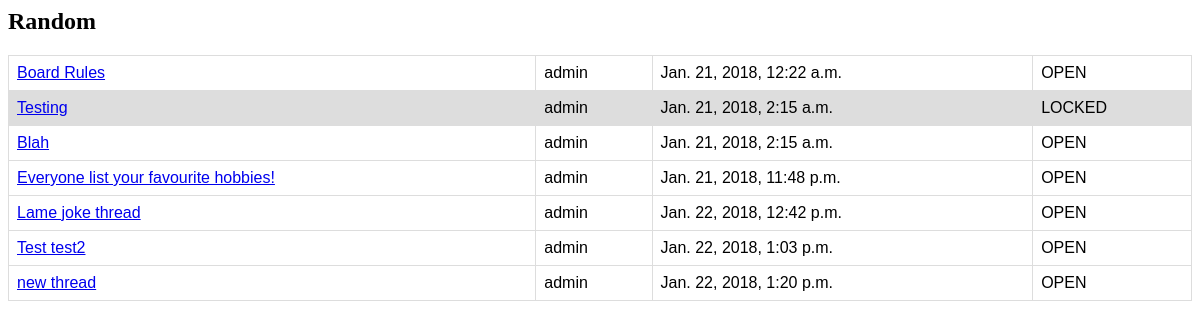
The app's page /msgboard/1/, older data.
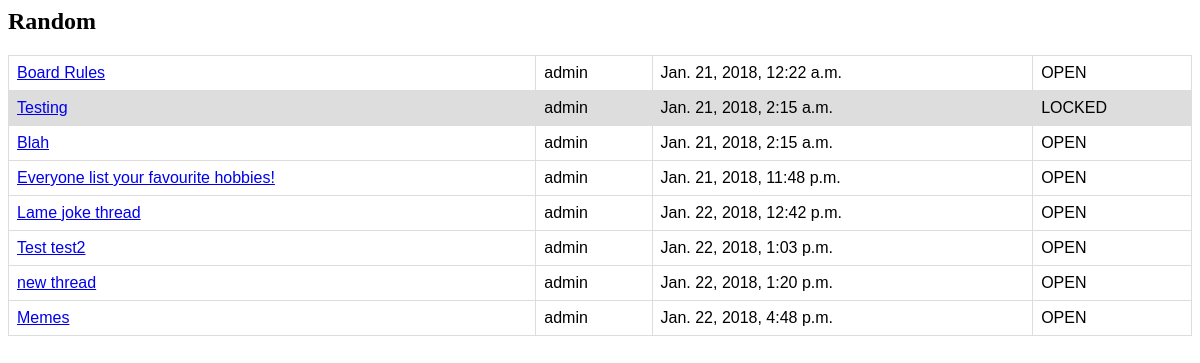
The same page, newer data.
### msgboard/models.py (models this page shows, shortened)
class Topic(models.Model):
    name = models.CharField(max_length=32)
    user = models.ForeignKey(User)
    dateCreated = models.DateTimeField(default=now, null=True)
    isLocked = models.BooleanField(default=False)
    board = models.ForeignKey(Board, on_delete=models.CASCADE)

### msgboard/views.py (the view)
# urls.py: url(r'^(?P<board_id>[0-9]+)/$', views.topics, name='topics'),
def topics(request, board_id):
    try:
        board = Board.objects.get(pk=board_id)
        topic_list = Topic.objects.filter(board=board_id)
        topic_list_view = []
        i = 0
        for topic in topic_list:
            topic_list_view.append(TopicView(topic_list[i]))
            topic_list_view[i] = topic
            topic_list_view[i].username = topic.user
            i+=1
    except Board.DoesNotExist:
        raise Http404("Board doesn't exist")
    return render(request, 'msgboard/topics.html', {
        'board':board,
        'topic_list': topic_list,
    })

### msgboard/models.py (called while the page is built)
    def __str__(self):
        return self.name

### msgboard/templates/msgboard/topics.html (shortened to what this page needs)
<head>
</head>
<h2>{{board}}</h2>
{% if topic_list %}
    <table>
        {% for topic in topic_list %}
            {% if topic.isLocked %}
            <tr style="background-color:#dddddd">
            {% else %}
            <tr>
            {% endif %}
                <td><a href="{% url 'msgboard:messages' board.id topic.id %}">{{ topic.name }}</a></td>
                <td>{{topic.username}}</td>
                <td>{{topic.dateCreated}}</td>
                <td>{% if topic.isLocked %}LOCKED{% else %}OPEN{% endif %}</td>
            </tr>
        {% endfor %}
    </table>
{% else %}
    <h3>No topics found.</h3>
{% endif%}

Row changes from the older to the newer data that the page shows:
added Topic: name "Memes", username "admin", dateCreated "Jan. 22, 2018, 4:48 p.m.", isLocked "OPEN"
